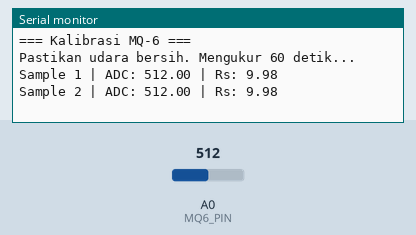
This sketch was run on a simulated Arduino Uno, built with avr-gcc and run on an emulated ATmega328P. Parts: the last lines printed to the serial monitor. The inputs (shaded band) are chosen by the test bench; at power-on: A0 (MQ6_PIN) = 512.

Above: at 1.8 s.
1.9 s: A0 (MQ6_PIN) set to 0
At 2.9 s:
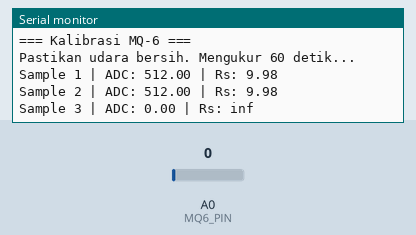
4.5 s: A0 (MQ6_PIN) set to 122
At 5.4 s:
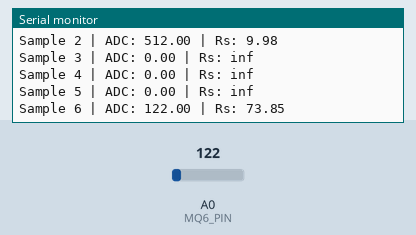
Timing chart, 0 to 7.5 s (numbered marks = the images above; inputs shaded):
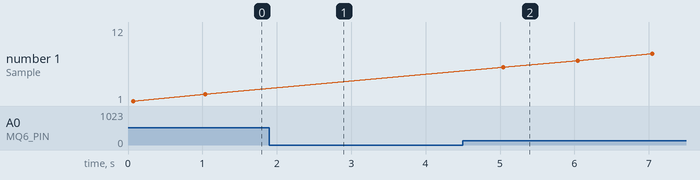

The sketch:

calibrate.ino
```cpp
#define MQ6_PIN A0
#define RL 10.0       // kΩ, sesuaikan dengan resistor pada modul
#define SAMPLE_COUNT 60

void setup() {
  Serial.begin(9600);
  Serial.println("=== Kalibrasi MQ-6 ===");
  Serial.println("Pastikan udara bersih. Mengukur 60 detik...");

  float total = 0;
  for (int i = 0; i < SAMPLE_COUNT; i++) {
    float adc  = analogRead(MQ6_PIN);
    float volt = adc * (5.0 / 1023.0);
    float rs   = ((5.0 - volt) / volt) * RL;
    total += rs;

    Serial.print("Sample "); Serial.print(i+1);
    Serial.print(" | ADC: "); Serial.print(adc);
    Serial.print(" | Rs: "); Serial.println(rs);
    delay(1000);
  }

  float R0 = total / SAMPLE_COUNT;
  Serial.println("========================");
  Serial.print(">>> R0 (udara bersih) = ");
  Serial.println(R0);
  Serial.println("Catat nilai R0 ini untuk kode utama!");
}

void loop() {}
```

Measured:
- after the input at 1.9 s, the serial monitor: prints a new line after 0.14 s (image 1)
- after the input at 4.5 s, the serial monitor: prints a new line after 0.54 s (image 2)
